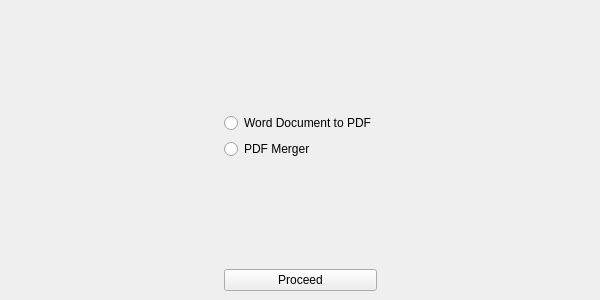
<?xml version="1.0" encoding="UTF-8"?>
<ui version="4.0">
 <class>MainWindow</class>
 <widget class="QMainWindow" name="MainWindow">
  <property name="geometry">
   <rect>
    <x>0</x>
    <y>0</y>
    <width>600</width>
    <height>300</height>
   </rect>
  </property>
  <property name="minimumSize">
   <size>
    <width>600</width>
    <height>300</height>
   </size>
  </property>
  <property name="maximumSize">
   <size>
    <width>600</width>
    <height>300</height>
   </size>
  </property>
  <property name="windowTitle">
   <string>Document Converter</string>
  </property>
  <widget class="QWidget" name="centralwidget">
   <layout class="QGridLayout" name="gridLayout">
    <item row="4" column="1">
     <widget class="QPushButton" name="proceed_button">
      <property name="text">
       <string>Proceed</string>
      </property>
     </widget>
    </item>
    <item row="1" column="1">
     <widget class="QRadioButton" name="word_to_pdf_option">
      <property name="text">
       <string>Word Document to PDF</string>
      </property>
     </widget>
    </item>
    <item row="1" column="0">
     <spacer name="horizontalSpacer">
      <property name="orientation">
       <enum>Qt::Horizontal</enum>
      </property>
      <property name="sizeHint" stdset="0">
       <size>
        <width>40</width>
        <height>20</height>
       </size>
      </property>
     </spacer>
    </item>
    <item row="0" column="1">
     <spacer name="verticalSpacer_2">
      <property name="orientation">
       <enum>Qt::Vertical</enum>
      </property>
      <property name="sizeHint" stdset="0">
       <size>
        <width>20</width>
        <height>40</height>
       </size>
      </property>
     </spacer>
    </item>
    <item row="3" column="1">
     <spacer name="verticalSpacer">
      <property name="orientation">
       <enum>Qt::Vertical</enum>
      </property>
      <property name="sizeHint" stdset="0">
       <size>
        <width>20</width>
        <height>40</height>
       </size>
      </property>
     </spacer>
    </item>
    <item row="2" column="1">
     <widget class="QRadioButton" name="pdf_merger_option">
      <property name="text">
       <string>PDF Merger</string>
      </property>
     </widget>
    </item>
    <item row="1" column="2">
     <spacer name="horizontalSpacer_2">
      <property name="orientation">
       <enum>Qt::Horizontal</enum>
      </property>
      <property name="sizeHint" stdset="0">
       <size>
        <width>40</width>
        <height>20</height>
       </size>
      </property>
     </spacer>
    </item>
   </layout>
  </widget>
 </widget>
 <resources/>
 <connections/>
</ui>
